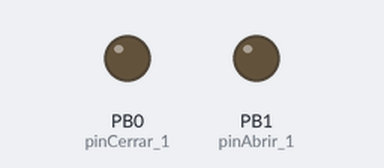
This sketch was run on a simulated ATtiny85, built with avr-gcc and run on an emulated ATtiny85. Shown: output pins drawn as LEDs (lit = HIGH). Sleep ends after the set time or at an interrupt; pins used as bus, display or sensor lines are not drawn.

Above: at 0.1 s.
Timing chart, 0 to 40.0 s (numbered marks = the images above):
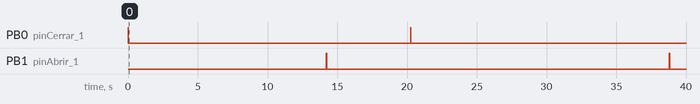

The sketch:

attiny85_test_valvulas.ino
```cpp
/*
Irrigation software for atiny85
First version:10/2014
Author: Angel Gil
Feel free to use and modify this litle, litle, litle software

 Added code from (http://www.insidegadgets.com/2011/02/05/reduce-attiny-power-consumption-by-sleeping-with-the-watchdog-timer/).
 Thanks to:
 * KHM 2008 / Lab3/  Martin Nawrath nawrath@khm.de
 * Kunsthochschule fuer Medien Koeln
 * Academy of Media Arts Cologne
 *
 * Modified on 5 Feb 2011 by InsideGadgets (www.insidegadgets.com)
 * to suit the ATtiny85 and removed the cbi( MCUCR,SE ) section
 * in setup() to match the Atmel datasheet recommendations
*/


#include <avr/sleep.h>
#include <avr/wdt.h>
//#include <avr/io.h>
//#include <avr/interrupt.h>

#ifndef cbi
#define cbi(sfr, bit) (_SFR_BYTE(sfr) &= ~_BV(bit))
#endif

#ifndef sbi
#define sbi(sfr, bit) (_SFR_BYTE(sfr) |= _BV(bit))
#endif

//****************************************************************

// 0=16ms, 1=32ms,2=64ms,3=128ms,4=250ms,5=500ms
// 6=1 sec,7=2 sec, 8=4 sec, 9= 8sec
void setup_watchdog(int ii) {
  byte bb;
  int ww;
  if (ii > 9 ) ii=9;
  bb=ii & 7;

  if (ii > 7) bb|= (1<<5);
  bb|= (1<<WDCE);
  ww=bb;
  MCUSR &= ~(1<<WDRF);
  #if defined(__AVR_ATmega328P__)
   // start timed sequence
    WDTCSR|= (1<<WDCE) | (1<<WDE);
    // set new watchdog timeout value
    WDTCSR = bb;
    WDTCSR|= _BV(WDIE);
  #else //attiny85
    // start timed sequence
    WDTCR |= (1<<WDCE) | (1<<WDE);
    // set new watchdog timeout value
    WDTCR = bb;
    WDTCR |= _BV(WDIE);
  #endif

}
//****************************************************************
// set system into the sleep state
// system wakes up when wtchdog is timed out
//****************************************************************
void system_sleep() {

  cbi(ADCSRA,ADEN);                    // switch Analog to Digitalconverter OFF
  set_sleep_mode(SLEEP_MODE_PWR_DOWN); // sleep mode is set here
  sleep_enable();
  sleep_mode();                        // System actually sleeps here
  sleep_disable();                     // System continues execution here when watchdog timed out
  sbi(ADCSRA,ADEN);                    // switch Analog to Digitalconverter ON


}
//****************************************************************
// Watchdog Interrupt Service / is executed when  watchdog timed out

ISR(WDT_vect) {
  //I don't have anything to do here
#if defined(__AVR_ATmega328P__)//for testing purpose
   Serial.println("wake up");
#endif
}
//****************************************************************

/*CONSTANTES*/
//Pines
int pinCerrar_1 = 0;
int pinAbrir_1 = 1;
int pinHabilitarSensores=2;
int pinSensorLuz =A3;
int pinSensorHumedad =A2;
//unsigned long msdia = 86400000; //milisegundos que tiene un dia, auqnue el reloj no es preciso

int estado = 'A';
boolean luz;
boolean humedad;
int cDormido=0;
//int nDormidoMediaHora=225;// sueños son 8*225 = 1800s = media hora

int nDormidoMediaHora=1;

//****************************************************************

void setup(){

#if defined(__AVR_ATmega328P__)//for testing purpose
   Serial.begin(9600);
#endif
  Cerrar();
  setup_watchdog(9);

}
//****************************************************************

//****************************************************************

//****************************************************************

void loop(){

#if defined(__AVR_ATmega328P__)//for testing purpose


   Serial.println(estado);
   Serial.print("cDormido: ");
   Serial.println(cDormido);

delay(1000);


#endif

  // set all used port to intput to save power
  pinMode(0,INPUT);
  pinMode(1,INPUT);
  pinMode(2,INPUT);
  pinMode(3,INPUT);
  pinMode(4,INPUT);
  system_sleep();

  HabilitarSensores();
  delay(6000);
    Abrir();
  delay(6000);
    Cerrar();
  delay(6000);

  DeshabilitarSensores();


}
//**************************************************************
void HabilitarSensores(){
  pinMode(pinHabilitarSensores,OUTPUT);
  digitalWrite(pinHabilitarSensores,LOW);
}
//****************************************************************
void DeshabilitarSensores(){
  digitalWrite(pinHabilitarSensores,HIGH);
}
//****************************************************************
void test(){
  Abrir();
  Cerrar();
}
//****************************************************************
//pulso de 30ms para abrir
void Abrir(){
  pinMode(pinAbrir_1,OUTPUT);
  digitalWrite(pinAbrir_1, HIGH);
  delay(30);
  digitalWrite(pinAbrir_1, LOW);
}
//****************************************************************
//pulso de 30ms para cerrar
void Cerrar(){
  pinMode(pinCerrar_1,OUTPUT);
  digitalWrite(pinCerrar_1, HIGH);
  delay(30);
  digitalWrite(pinCerrar_1, LOW);
}
//****************************************************************
boolean dia(){
  luz = analogRead(pinSensorLuz)/1024.0*100.0;
  return luz<10.0;
}
boolean humedo(){

  humedad = analogRead(pinSensorHumedad)/1024.0*100.0;

  return !(humedad<10.0);
}
//****************************************************************
```

Measured:
- by itself, PB0 (pinCerrar_1): HIGH → LOW at 0.03 s, → HIGH 20.2 s later, → LOW 0.03 s later
- by itself, PB1 (pinAbrir_1): alternates HIGH for 0.03 s and LOW for 24.5 s
